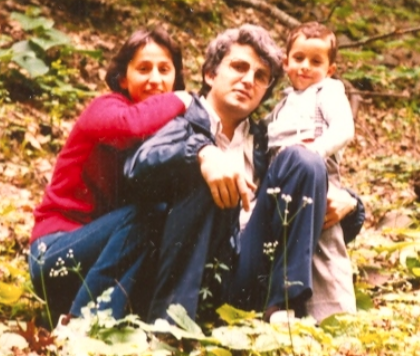
#> input picture THE #3/intro/THE3_Images/1_source.png, 420 x 356 px, found by its file name
$ python the3_solution.py
#> lines starting #> are read from the running program, lines starting #| are printed output that depends on the picture
# Onur Yaman , 2007961
# İlkim Oğul , 2237675
import os
from skimage import io, filters
from PIL import Image
import matplotlib.pyplot as plt
import cv2
import numpy as np
import math


INPUT_PATH = "./THE3_Images/"
OUTPUT_PATH = "./Outputs/"


def read_image(img_path, rgb=True):
#> called with img_path = './THE3_Images/1_source.png', rgb = True
    img = cv2.imread(img_path)
#> img is the input picture: shape (356, 420, 3); mean B, G, R 93.4, 122.1, 158.2
    if rgb: img = cv2.cvtColor(img, cv2.COLOR_BGR2RGB)
    return img

def write_image(img, output_path, rgb=False):
    plt.imshow(img)
    plt.savefig(output_path)

def detect_faces(img):
    gray = cv2.cvtColor(img, cv2.COLOR_RGB2GRAY)
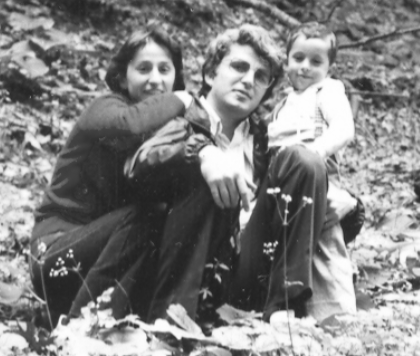
#> gray: shape (356, 420); min 31, max 254, mean 129.6
    face_cascade = cv2.CascadeClassifier('haarcascade_frontalface_default.xml')
    faces = face_cascade.detectMultiScale(gray, 1.1, 4)
#> faces = [[282, 40, 51, 51], [122, 45, 60, 60], [214, 44, 66, 66]]
    for (x, y, w, h) in faces:
        cv2.rectangle(img, (x, y), (x + w, y + h), (255, 0, 0), 2)
#> this loop made 3 passes
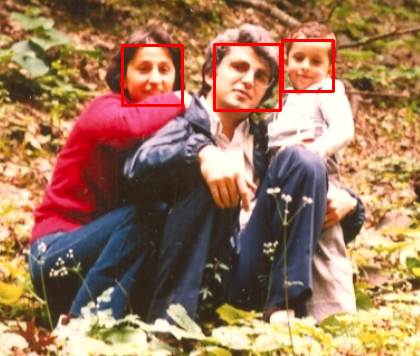
#> img: shape (356, 420, 3); mean R, G, B 159.1, 120.4, 91.9
    return img

# [82 lines left out: functions color_images, rgb2lab, lab2rgb, _img_stats, _rescale, not called in this run]

def detect_edges(img):
    sobel_img = filters.sobel(img)
    return sobel_img

# [27 lines left out: function rgb2hsi, not called in this run]


if __name__ == '__main__':
    if not os.path.exists(OUTPUT_PATH):
        os.makedirs(OUTPUT_PATH)

    img = read_image(INPUT_PATH + "1_source.png")
    output = detect_faces(img)
    write_image(output, OUTPUT_PATH + "1_faces")

    img = read_image(INPUT_PATH + "2_source.png")
#> (the run stopped early here; a loop or call above may not have finished)

$ run again, with THE #4/intro/THE4_Images/B3.jpg saved as THE #3/intro/THE3_Images/1_source.png
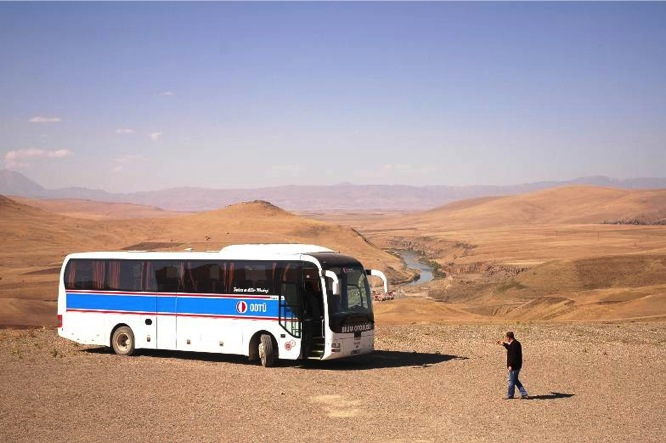
#> input picture THE #4/intro/THE4_Images/B3.jpg, 666 x 443 px, found by its file name
#> in read_image, img is the input picture: shape (443, 666, 3); mean B, G, R 152.7, 152.6, 170.8
#> in detect_faces, `gray = cv2.cvtColor(img, cv2.COLOR_RGB2GRAY)`:
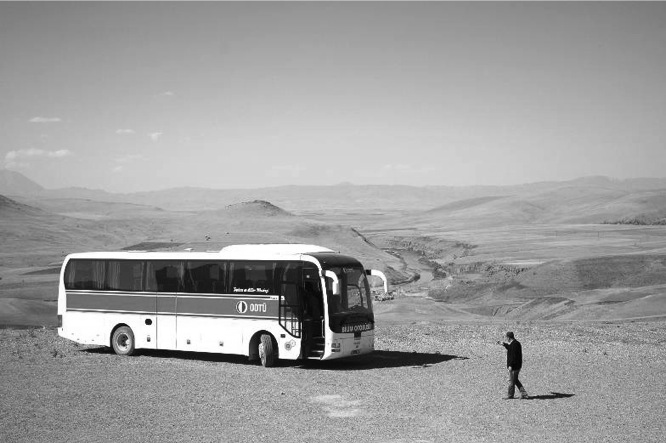
#> gray: shape (443, 666); min 3, max 255, mean 158.1
#> faces = ()
